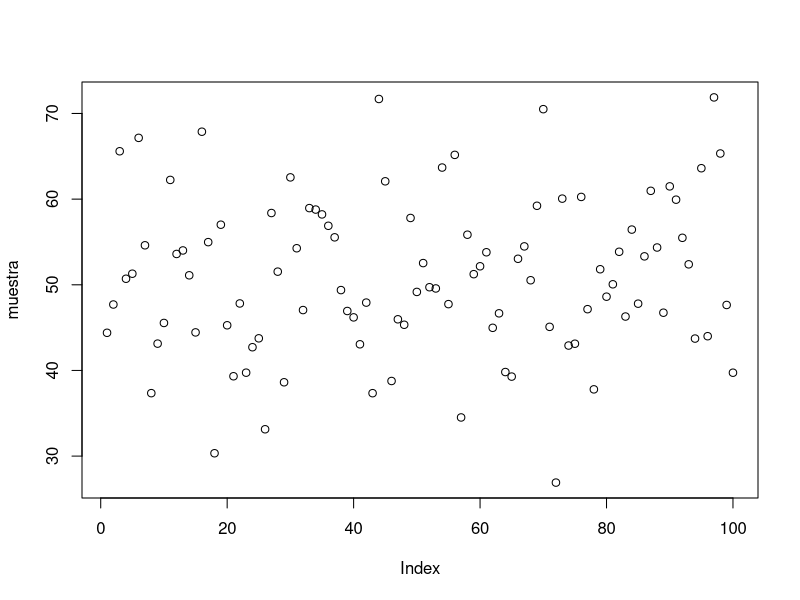
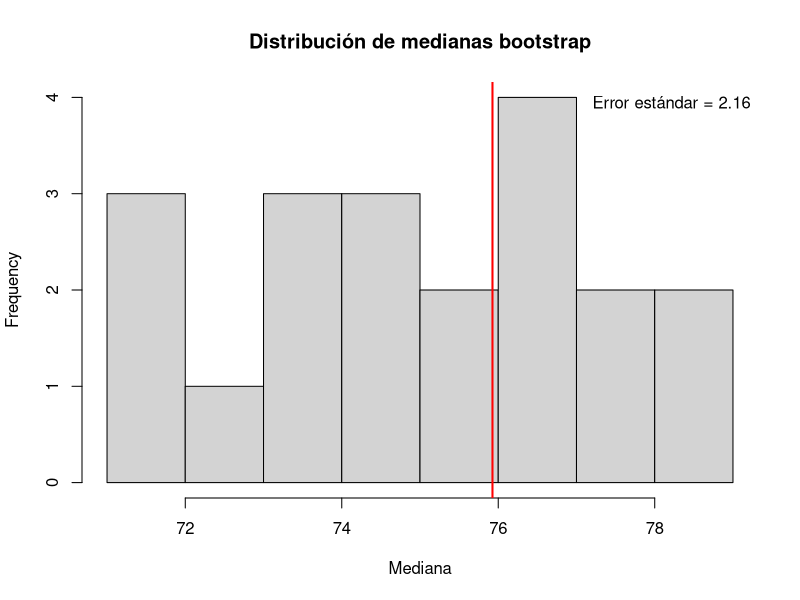

Write the R code that produced these figures, in order.
## ------------------------------------------------------------------------------------------------------------
# Establecer la semilla para reproducibilidad
set.seed(123)

# Definir la media y el desvío estándar deseados
X <- 50
Z <- 10

# Generar una muestra de 100 datos con distribución normal
muestra <- rnorm(n = 100, mean = X, sd = Z)

# Imprimir los primeros 10 elementos de la muestra
head(muestra, 10)
plot(muestra)


## ------------------------------------------------------------------------------------------------------------
# Paso 1: Generar una muestra con 100 datos
set.seed(123) #
X <- 75
Z <- 15
muestra <- rnorm(100, mean = X, sd = Z) #rnorm genera muestras aleatorias con distribución normal, y nos permite establecer la media y el error estandar manualmente. Lo guardamos en "muestra"

# Paso 2: Obtener 20 muestras bootstrap
n_bootstrap <- 20
muestras_bootstrap <- lapply(1:n_bootstrap, function(i) sample(muestra, replace = TRUE)) # lapply genera una lista cuyos elementos son vectores del tamaño/largo 20 (obtenidos de n_boostrap), generados en "function" que contiene muestras generadas con "sample" con reemplazo "replace=True" a partir de datos originales llamada "muestra". Esta lista es guardada en "muestras_bootstrap"
 
# Paso 3: Calcular la mediana para cada muestra bootstrap
medianas_bootstrap <- sapply(muestras_bootstrap, median) # sapply es función vectorizada que permite iterar sobre una lista o vector sin la necesidad de usar el bucle for. Entonces, itera sobre la lista "muestras_bootstrap" que contiene vectores y devuelve la mediana en una lista que son guardadas en "medianas_bootstrap".

# Paso 4: Calcular los errores estándar de la distribución de medianas y graficar
error_estandar <- sd(medianas_bootstrap) #sd nos devuelve el error estandar de los valores guardados en "medianas_bootstrap"
hist(medianas_bootstrap, main = "Distribución de medianas bootstrap", xlab = "Mediana") 
abline(v = median(muestra), col = "red", lwd = 2)
legend("topright", legend = paste("Error estándar =", round(error_estandar, 2)), bty = "n")

# Se observa que las medianas de las muestras bootstrap se distribuyen alrededor de la mediana de la muestra original. # El error estándar proporciona una estimación de la variabilidad de la mediana.

# Paso 5: Generar una función para calcular los errores estándar por bootstrap
# La función "calcular_error_estandar_bootstrap" devuelve el error estandar a partir de la entrada de una "muestra" que son capturadas con nombre "datos" y el tamaño del boostrap con nombre "n_bootstrap", se utilizan las funciones lapply y sapply para generar bootstraping y obtener el error estandar de "la mediana"
calcular_error_estandar_bootstrap <- function(datos, n_bootstrap) {
 muestras_bootstrap <- lapply(1:n_bootstrap, function(i) sample(datos, replace = TRUE))
 medianas_bootstrap <- sapply(muestras_bootstrap, median)
 error_estandar <- sd(medianas_bootstrap)
 return(error_estandar)
}

# Calcular el error estándar con la función
error_estandar_bootstrap <- calcular_error_estandar_bootstrap(muestra, n_bootstrap)
print(error_estandar_bootstrap) #imprime el error estandard del boostrap

